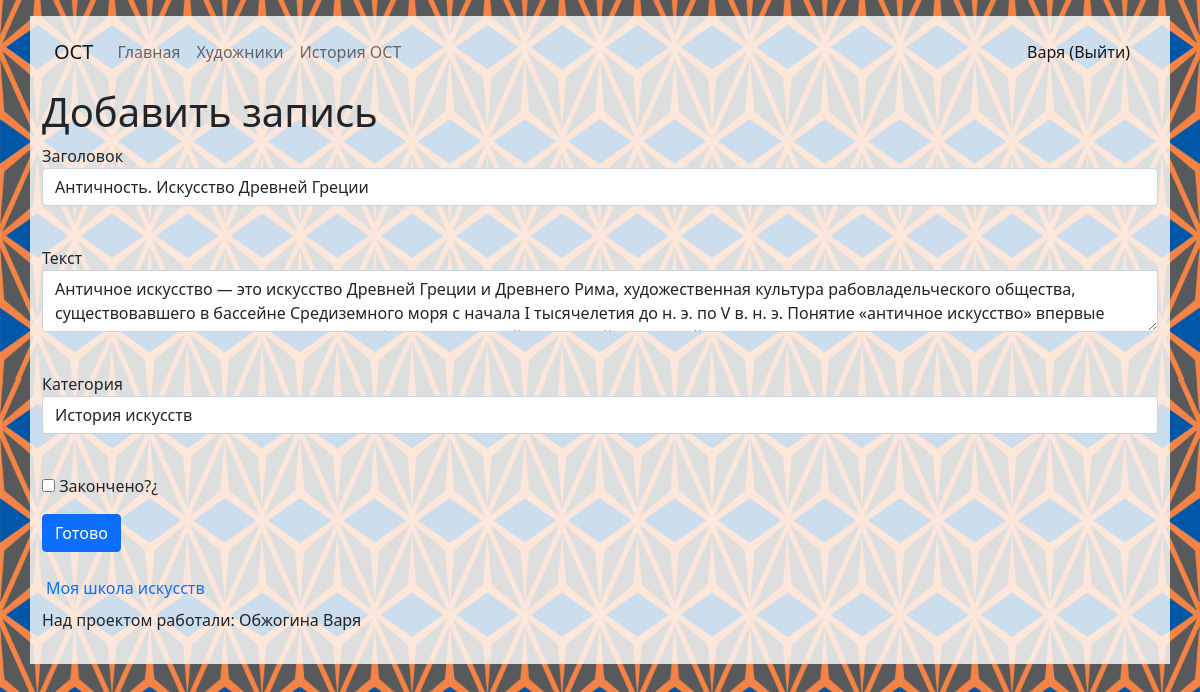
Before: /posts/1 (signed in) with the older database file.
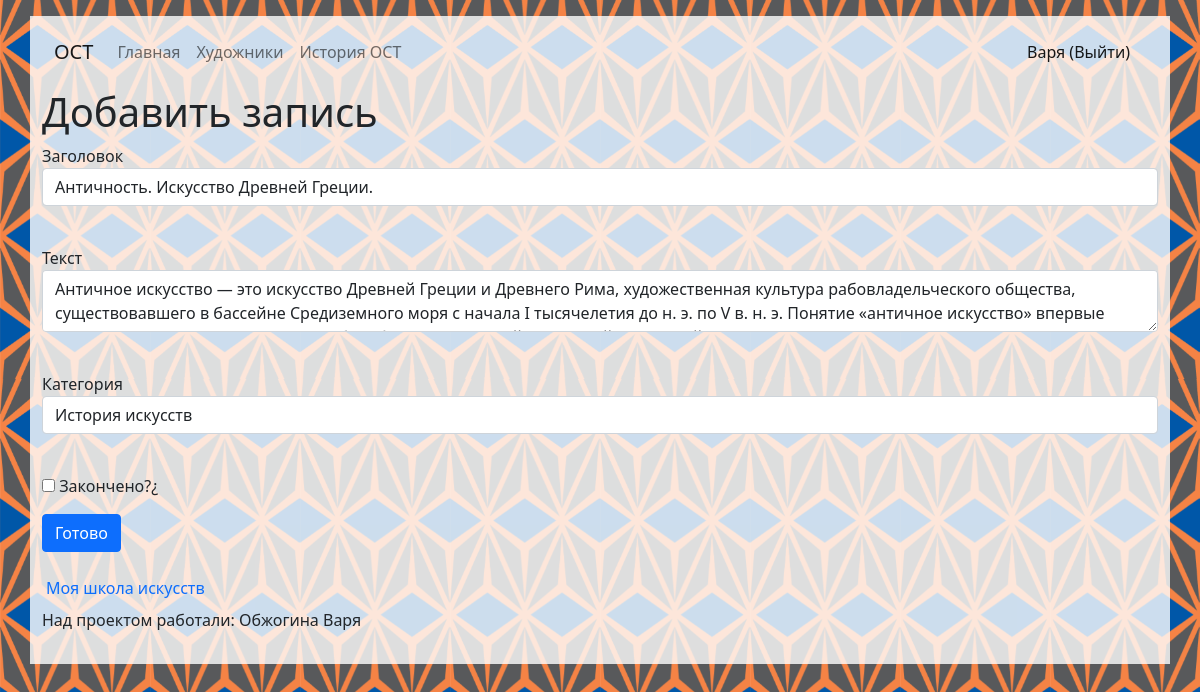
After: the same page with the newer database file.
### data/posts.py (models this page shows, shortened)
class Posts(SqlAlchemyBase, SerializerMixin):
    __tablename__ = 'posts'
    id = sqlalchemy.Column(sqlalchemy.Integer, primary_key=True, autoincrement=True)
    author = sqlalchemy.Column(sqlalchemy.Integer, sqlalchemy.ForeignKey("users.id"))
    category_id = sqlalchemy.Column(sqlalchemy.Integer, sqlalchemy.ForeignKey("category.id"))
    title = sqlalchemy.Column(sqlalchemy.String, nullable=True)
    text = sqlalchemy.Column(sqlalchemy.Text, nullable=True)
    date = sqlalchemy.Column(sqlalchemy.DateTime, default=datetime.datetime.now())
    is_finished = sqlalchemy.Column(sqlalchemy.Boolean, default=False)
    user = orm.relation('User')
    category = orm.relation('Category')

### blueprint/posts_blueprint.py (the view, shortened to what this page needs)
@blueprint.route('/posts/<int:id>', methods=['GET', 'POST'])
@login_required
def edit_posts(id):
    form = PostsForm()
    db_sess = db_session.create_session()
    form.category.choices = [(c.id, c.name) for c in db_sess.query(Category).all()]
    if request.method == "GET":
        posts = db_sess.query(Posts).filter(Posts.id == id, Posts.user == current_user).first()
        if posts:
            form.title.data = posts.title
            form.text.data = posts.text
            form.category.data = posts.category_id
            form.is_finished.data = posts.is_finished
        else:
            abort(404)
    return render_template('posts.html', title='Edit a post', form=form)

### forms/posts.py
class PostsForm(FlaskForm):
    title = StringField('Заголовок', validators=[DataRequired()])
    text = TextAreaField('Текст', validators=[DataRequired()])
    category = SelectField('Категория', validators=[DataRequired()], coerce=int)
    is_finished = BooleanField('Закончено?¿')
    submit = SubmitField('Готово')

### data/db_session.py (called while the page is built)
def create_session() -> Session:
    global __factory
    return __factory()

### main.py (called while the page is built)
@login_manager.user_loader
def load_user(user_id):
    db_sess = db_session.create_session()
    return db_sess.query(User).get(user_id)

### templates/posts.html (shortened to what this page needs)
{% extends "base.html" %}
{% block pagename %}<h1>Добавить запись</h1>{% endblock %}
{% block content %}
    <form action="" method="post">
        <p>
            {{ form.title.label }}<br>
            {{ form.title(class="form-control") }}<br>
        </p>
        <p>
            {{ form.text.label }}<br>
            {{ form.text(class="form-control") }}<br>
        </p>
        <p>
            {{ form.category.label }}<br>
            {{ form.category(class="form-control") }}<br>
        </p>
        <p>{{ form.is_finished() }} {{ form.is_finished.label }}</p>
        <p>{{ form.submit(type="submit", class="btn btn-primary") }}</p>
    </form>
{% endblock %}

Changed rows visible on the page:
changed Posts "История искусств": title "Античность. Искусство Древней Греции" → "Античность. Искусство Древней Греции."
